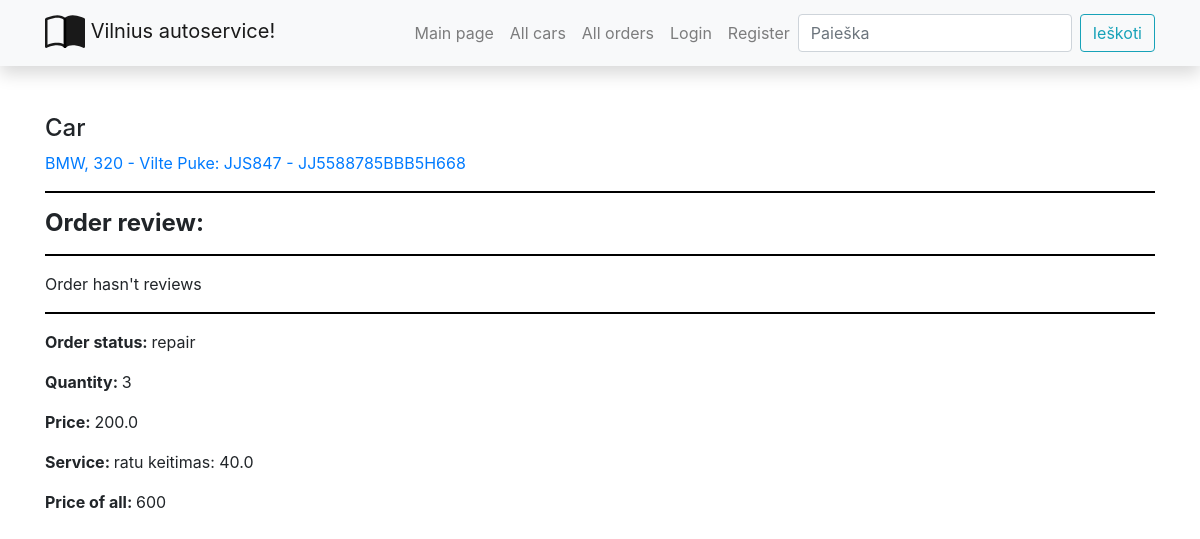
The page /autoservisas/orders/2 on the database as committed earlier.
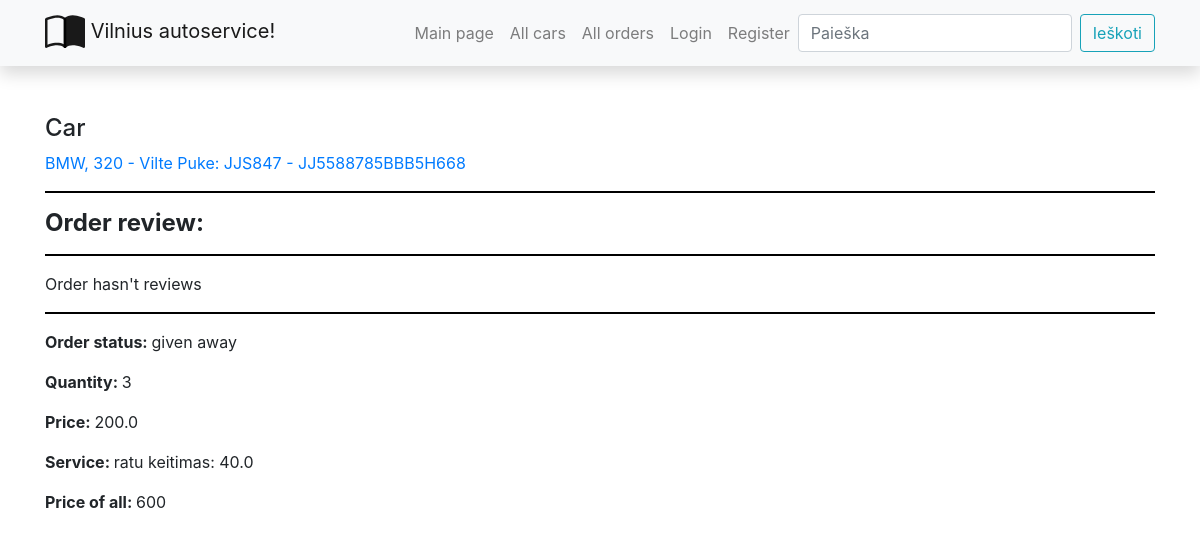
The same page on the database as committed later.
### autoservisas/models.py (models this page shows, shortened)
class Order(models.Model):
    date = models.DateTimeField('Date', null=True, blank=True)
    suma = models.FloatField('Sum', help_text='Enter a sum of order')
    car = models.ForeignKey('Car', on_delete=models.SET_NULL, null=True)
    returne = models.DateField('Return for client', null=True, blank=True)
    LOAN_STATUS = (
        ('a', 'administrative'),
        ('r', 'repair'),
        ('e', 'repaired'),
        ('g', 'given away')
    )
    status = models.CharField(
        max_length=1,
        choices=LOAN_STATUS,
        blank=True,
        default='a',
        help_text='Status'
    )
    owner = models.ForeignKey(User, on_delete=models.SET_NULL, null=True, blank=True)
    class Meta:
        verbose_name = "Order"
        verbose_name_plural = "Orders"

class Car(models.Model):
    valst_nr = models.CharField('Number', max_length=6, help_text='Enter the country registration number')
    vin_code = models.CharField('VIN_code', max_length=17, help_text='Enter a VIN code')
    client = models.CharField('Client', max_length=200, help_text='Enter client name and last name')
    description = HTMLField(default='Cia yra automobilio aprasymas')
    automodel = models.ForeignKey('AutoModel', on_delete=models.SET_NULL, null=True)
    cover = models.ImageField('Photo', upload_to='covers', null=True)
    class Meta:
        verbose_name = "Car"
        verbose_name_plural = "Cars"
    def __str__(self):
        return f"{self.automodel} - {self.client}: {self.valst_nr} - {self.vin_code}"

class AutoModel(models.Model):
    make = models.CharField('Make name', max_length=50, help_text='Enter a car make')
    model = models.CharField('Model name', max_length=50, help_text='Enter a car model')
    class Meta:
        verbose_name = "Automodel"
        verbose_name_plural = "Automodels"
    def __str__(self):
        return f"{self.make}, {self.model}"

### autoservisas/views.py (the view, shortened to what this page needs)
# urls.py: path('orders/<int:pk>', views.OrderDetailView.as_view(), name='order-detail'),
class OrderDetailView(FormMixin, generic.DetailView):
    model = Order
    template_name = 'order_detail.html'
    form_class = OrderReviewForm
    class Meta:
        ordering = ['car']

### autoservisas/forms.py
class OrderReviewForm(forms.ModelForm):
    class Meta:
        model = OrderReview
        fields = ('content', 'order', 'reviewer')
        widgets = {'order': forms.HiddenInput(), 'reviewer': forms.HiddenInput()}

### autoservisas/models.py (called while the page is built)
    def __str__(self):
        return f"{self.name}: {self.price}"

    @property
    def get_sum_of_order(self):
        return self.kiekis * int(self.kaina)

### autoservisas/templates/order_detail.html (shortened to what this page needs)
{% extends "base.html" %}
{% block content %}
<h4>Car</h4>
<p><a href="{% url 'car-detail' order.car.id %}"> {{ order.car }}</a></p>
<hr>
<h4><strong>Order review: </strong></h4>
<hr>
{% if order.orderreview_set.all %}
{% for review in order.orderreview_set.all %}
<p>{{ review.reviewer }}, <em>{{ review.date_created }}</em></p>
<p>{{ review.content }}</p>
{% endfor %}
{% else %}
<p>Order hasn't reviews</p>
{% endif %}
<hr>
<p><strong>Order status: </strong>{{ order.get_status_display }}</p>
{% for order_car in order.ordercar_set.all %}
<p><strong>Quantity: </strong>{{ order_car.kiekis }}</p>
<p><strong>Price: </strong>{{ order_car.kaina }}</p>
<p><strong>Service: </strong>{{ order_car.service }}</p>
<p><strong>Price of all: </strong>{{ order_car.get_sum_of_order }}</p>
{% endfor %}
{% endblock %}

Rows that differ between the two databases and show on the page:
changed Order "BMW, 320 - Vilte Puke: JJS847 - JJ5588785BBB5H668": status "repair" → "given away"
